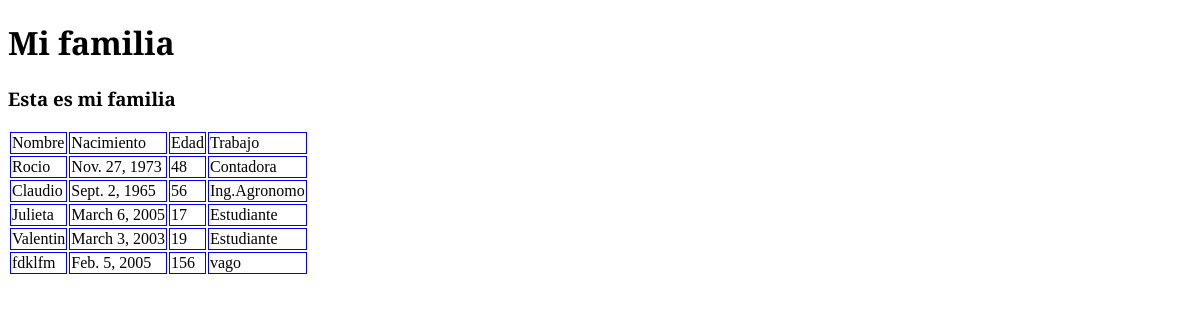
Before: /proyecto/ with the older database file.
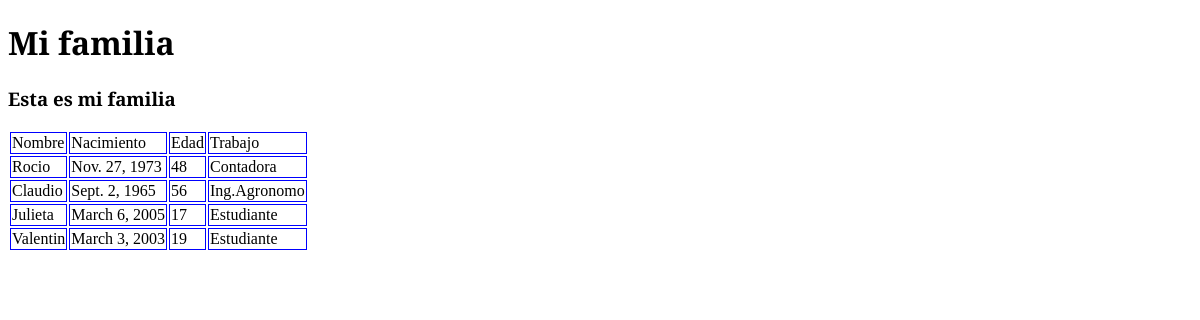
After: the same page with the newer database file.
### proyecto/models.py (models this page shows)
class familiar (models.Model):
    Nombre= models.CharField ("Nombre" , max_length=30,)
    Nacimiento= models.DateField ("Nacimiento",)
    Edad= models.PositiveIntegerField("Edad",)
    Trabajo= models.CharField ("Trabajo", max_length=20,)

### proyecto/views.py (the view)
def index(request):
    Familiar = familiar.objects.all()
    ctx = {"Familiar": Familiar, }
    return render (request, "proyecto/index.html", ctx)

### proyecto/templates/proyecto/index.html (shortened to what this page needs)
<!DOCTYPE html>
{%load static%}
<html lang="en">
<head>
    <link rel="stylesheet" href="{% static "proyecto/styles.css" %}">
</head>
<body>
    <h1>Mi familia</h1>
    <h3>Esta es mi familia</h3>
    <table>
        <thead>
            <td>Nombre</td>
            <td>Nacimiento</td>
            <td>Edad</td>
            <td>Trabajo</td>
        </thead>
        {% for persona in Familiar %}
        <tr>
            <td>{{persona.Nombre}} </td>
            <td>{{persona.Nacimiento}}</td>
            <td>{{persona.Edad}}</td>
            <td>{{persona.Trabajo}}</td>
        </tr>
        {% endfor %}
    </table>
</body>
</html>

### proyecto/static/proyecto/styles.css (style rules this page uses)
body { font-family: 'Libre Baskerville', serif; }
td { border:1px solid blue }

Changed rows visible on the page:
removed familiar: Nombre "fdklfm", Nacimiento "Feb. 5, 2005", Edad "156", Trabajo "vago"
